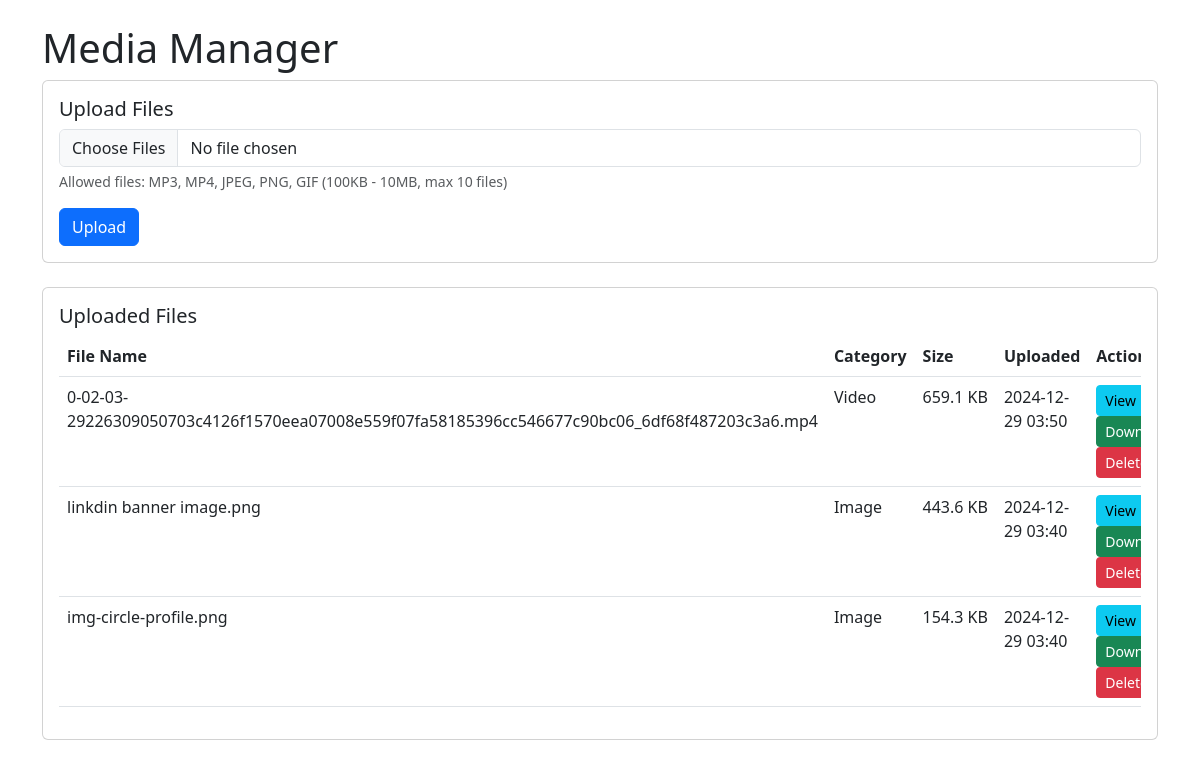
Before: / with the older database file.
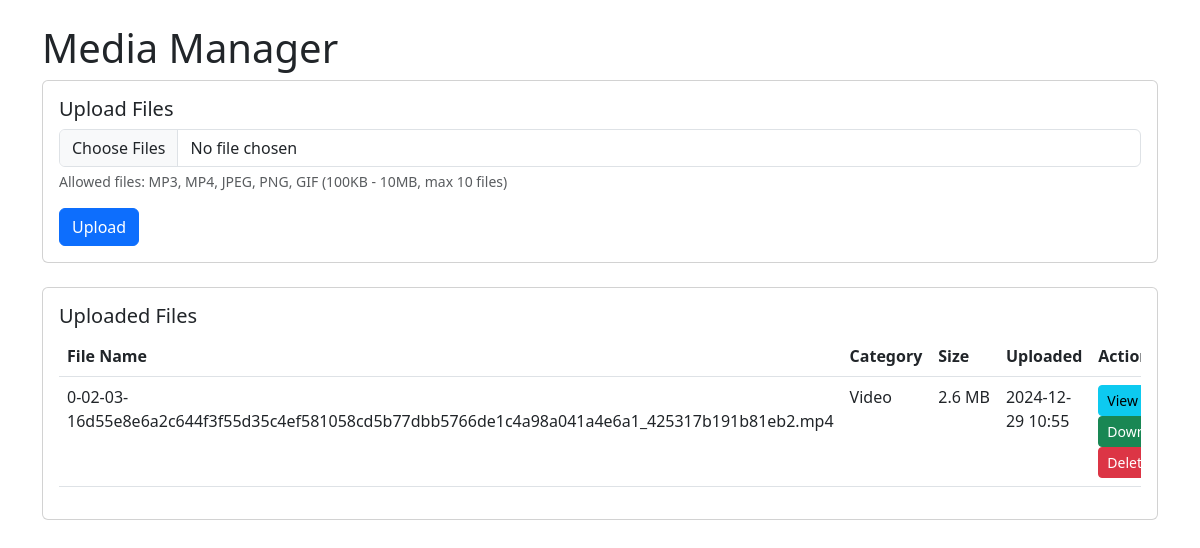
After: the same page with the newer database file.
### media/models.py (models this page shows, shortened)
class MediaFile(models.Model):
    CATEGORY_CHOICES = [
        ('Audio','Audio'),
        ('Video','Video'),
        ('Image','Image'),
    ]
    file = models.FileField(upload_to='uploads/', validators=[FileExtensionValidator(allowed_extensions=['mp3','mp4','jpeg','gif','png'],),],)
    file_name = models.CharField(max_length=150)
    file_size = models.IntegerField()
    file_type = models.CharField(max_length=50)
    category = models.CharField(max_length=10, choices=CATEGORY_CHOICES)
    uploaded_at = models.DateTimeField(auto_now_add=True)

### media/views.py (the view, shortened to what this page needs)
# urls.py: path("",views.media_list, name='media_list'),
def media_list(request):
    media_files = MediaFile.objects.all().order_by('-uploaded_at')
    return render(request, 'media/media_list.html', {'media_files': media_files})

### media/templates/media/media_list.html (shortened to what this page needs)
{% extends 'media/base.html' %}
{% block content %}
<h1>Media Manager</h1>
<div class="card mb-4">
    <div class="card-body">
        <h5 class="card-title">Upload Files</h5>
        <form method="post" enctype="multipart/form-data">
            <div class="mb-3">
                <input type="file" class="form-control" name="file" multiple accept=".mp3,.mp4,.jpeg,.png,.gif">
                <div class="form-text">
                    Allowed files: MP3, MP4, JPEG, PNG, GIF (100KB - 10MB, max 10 files)
                </div>
            </div>
            <button type="submit" class="btn btn-primary">Upload</button>
        </form>
    </div>
</div>
<div class="card">
    <div class="card-body">
        <h5 class="card-title">Uploaded Files</h5>
        <div class="table-responsive">
            <table class="table">
                <thead>
                    <tr>
                        <th>File Name</th>
                        <th>Category</th>
                        <th>Size</th>
                        <th>Uploaded</th>
                        <th>Actions</th>
                    </tr>
                </thead>
                <tbody>
                    {% for media in media_files %}
                    <tr>
                        <td>{{ media.file_name }}</td>
                        <td>{{ media.category }}</td>
                        <td>{{ media.file_size|filesizeformat }}</td>
                        <td>{{ media.uploaded_at|date:"Y-m-d H:i" }}</td>
                        <td>
                            <a href="{% url 'media_detail' media.pk %}" class="btn btn-sm btn-info">View</a>
                            <a href="{% url 'media_download' media.pk %}" class="btn btn-sm btn-success">Download</a>
                            <form method="post" action="{% url 'media_delete' media.pk %}" style="display: inline;">
                                <button type="submit" class="btn btn-sm btn-danger" onclick="return confirm('Are you sure?')">Delete</button>
                            </form>
                        </td>
                    </tr>
                    {% empty %}
                    <tr>
                        <td colspan="5" class="text-center">No files uploaded yet.</td>
                    </tr>
                    {% endfor %}
                </tbody>
            </table>
        </div>
    </div>
</div>
{% endblock %}

### media/templates/media/base.html (shortened to what this page needs)
<!DOCTYPE html>
<html lang="en">
<head>
    <link href="https://cdnjs.cloudflare.com/ajax/libs/bootstrap/5.3.0/css/bootstrap.min.css" rel="stylesheet">
</head>
<body>
    <div class="container mt-4">
        {% block content %}
        {% endblock %}
    </div>
</body>
</html>

Changed rows visible on the page:
removed MediaFile: file_name "0-02-03-29226309050703c4126f1570eea07008e559f07fa58185396cc546677c90bc06_6df68f487203c3a6.mp4", category "Video", file_size|filesizeformat "659.1 KB", uploaded_at "2024-12-29 03:50"
removed MediaFile: file_name "linkdin banner image.png", category "Image", file_size|filesizeformat "443.6 KB", uploaded_at "2024-12-29 03:40"
removed MediaFile: file_name "img-circle-profile.png", category "Image", file_size|filesizeformat "154.3 KB", uploaded_at "2024-12-29 03:40"
added MediaFile: file_name "0-02-03-16d55e8e6a2c644f3f55d35c4ef581058cd5b77dbb5766de1c4a98a041a4e6a1_425317b191b81eb2.mp4", category "Video", file_size|filesizeformat "2.6 MB", uploaded_at "2024-12-29 10:55"
